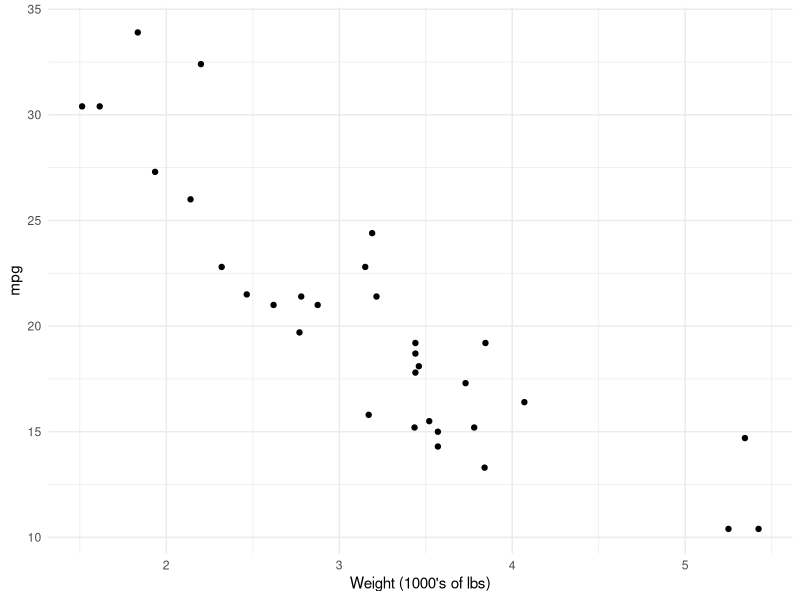
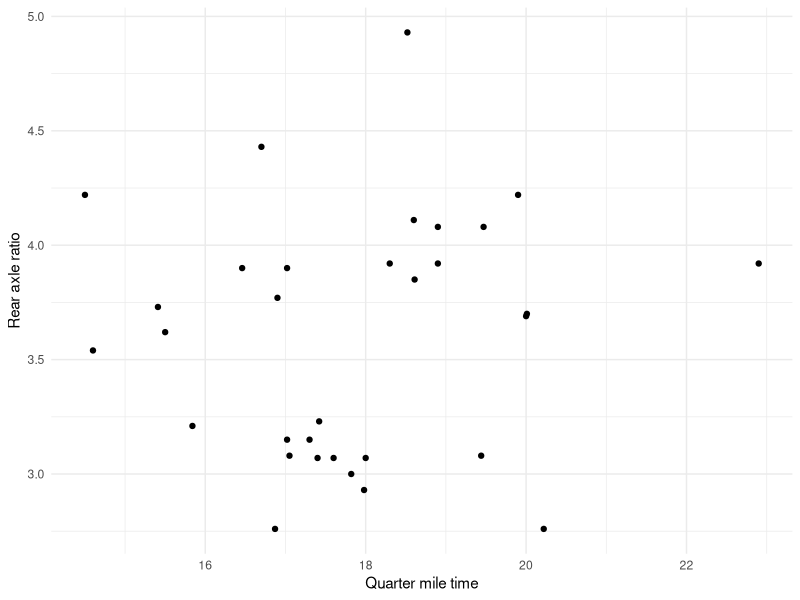
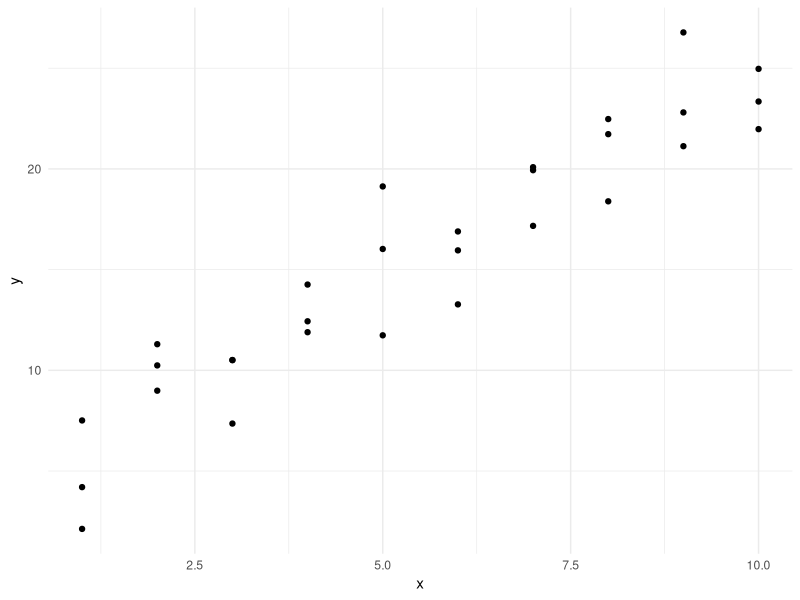
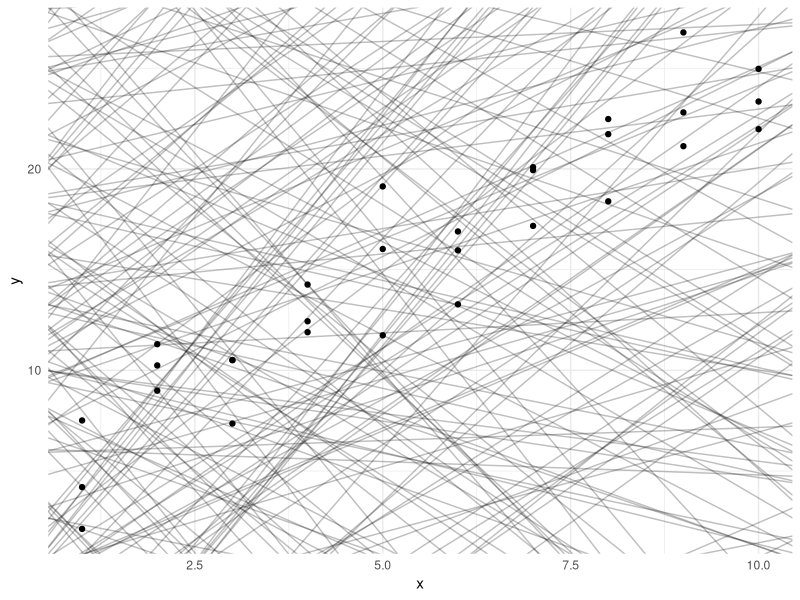
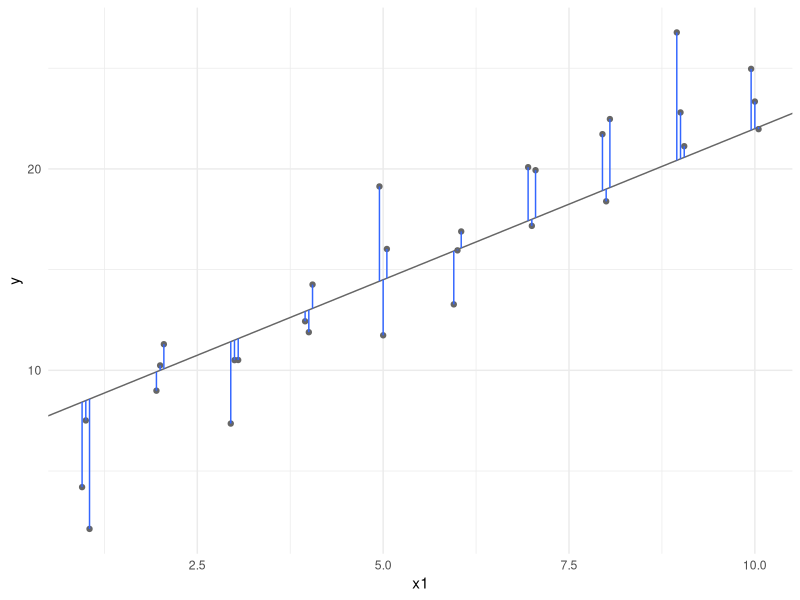
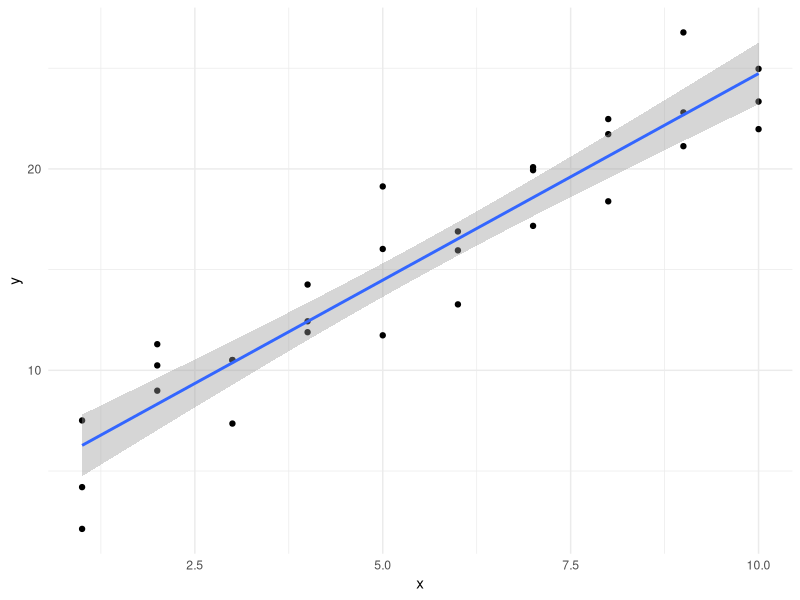

The R script that drew these images, in order: (Note: this script raises an error after producing the figures.)
## ---- chunk 1
library(tidyverse)
library(broom)
set.seed(1234)

theme_set(theme_minimal())
## ---- chunk 2
ggplot(mtcars, aes(wt, mpg)) +
  geom_point() +
  labs(x = "Weight (1000's of lbs)")
## ---- chunk 3
ggplot(mtcars, aes(qsec, drat)) + 
  geom_point() +
  labs(x = "Quarter mile time",
       y = "Rear axle ratio")
## ---- chunk 4
ggplot(modelr::sim1, aes(x, y)) + 
  geom_point()
## ---- chunk 5
models <- tibble(
  a1 = runif(250, -20, 40),
  a2 = runif(250, -5, 5)
)

ggplot(modelr::sim1, aes(x, y)) + 
  geom_abline(aes(intercept = a1, slope = a2), data = models, alpha = 1/4) +
  geom_point()
## ---- chunk 6
dist1 <- modelr::sim1 |> 
  mutate(
    dodge = rep(c(-1, 0, 1) / 20, 10),
    x1 = x + dodge,
    pred = 7 + x1 * 1.5
  )

ggplot(dist1, aes(x1, y)) + 
  geom_abline(intercept = 7, slope = 1.5, color = "grey40") +
  geom_point(color = "grey40") +
  geom_linerange(aes(ymin = y, ymax = pred), color = "#3366FF")
## ---- chunk 7
ggplot(modelr::sim1, aes(x, y)) +
  geom_point() +
  geom_smooth(method = "lm")
## ---- chunk 8
(gapminder_europe <- filter(gapminder, continent == "Europe"))
## ---- chunk 9
(mod_europe <- lm(lifeExp ~ year, data = gapminder_europe))
## ---- chunk 10
(mod_europe <- lm(lifeExp ~ I(year - 1952), data = gapminder_europe))
## ---- chunk 11
class(mod_europe)
is.list(mod_europe)
## ---- chunk 12
str(mod_europe)
## ---- chunk 13
names(mod_europe)
## ---- chunk 14
summary(mod_europe)
## ---- chunk 15
names(summary(mod_europe))
## ---- chunk 16
predict(mod_europe)
## ---- chunk 17
predict(mod_europe, interval = "confidence") # can abbreviate to "conf"
## ---- chunk 18
new_data_france <- tibble(year = c(1955, 1964, 1971, 1998, 2000, 2006))
predict(mod_europe, newdata = new_data_france, interval = TRUE)
## ---- chunk 19
resid(mod_europe)
## ---- chunk 20
augment(mod_europe, data = gapminder_europe)
## ---- chunk 21
augment(mod_europe, data = gapminder_europe) |> 
  ggplot(aes(x = .resid)) +
  geom_histogram() +
  theme_minimal() +
  xlab("Model residuals") +
  ylab("Count")
## ---- chunk 22
augment(mod_europe, data = gapminder_europe) |> 
  ggplot(aes(x = year, y = .resid)) +
  geom_point() +
  theme_minimal() +
  xlab("Year") +
  ylab("Model residuals")
## ---- chunk 23
coef(mod_europe)
## ---- chunk 24
summary(mod_europe)
## ---- chunk 25
confint(mod_europe)
## ---- chunk 26
tidy(mod_europe, conf.int = TRUE)
## ---- chunk 27
glance(mod_europe)
## ---- chunk 28
anova(mod_europe)
## ---- chunk 29
(mod_europe_country <- lm(lifeExp ~ country, data = gapminder_europe))
## ---- chunk 30
(mod_europe_gdp <- lm(lifeExp ~ year + gdpPercap, data = gapminder_europe))
## ---- chunk 31
(mod_europe_lgdp <- lm(lifeExp ~ year + log(gdpPercap), data = gapminder_europe))
## ---- chunk 32
(mod_europe_yrsq <- lm(lifeExp ~ year + I(year^2), data = gapminder_europe))
## ---- chunk 33
(mod_europe_interaction <- lm(lifeExp ~ year * log(gdpPercap), data = gapminder_europe))
## ---- chunk 34
anova(mod_europe, mod_europe_yrsq)
